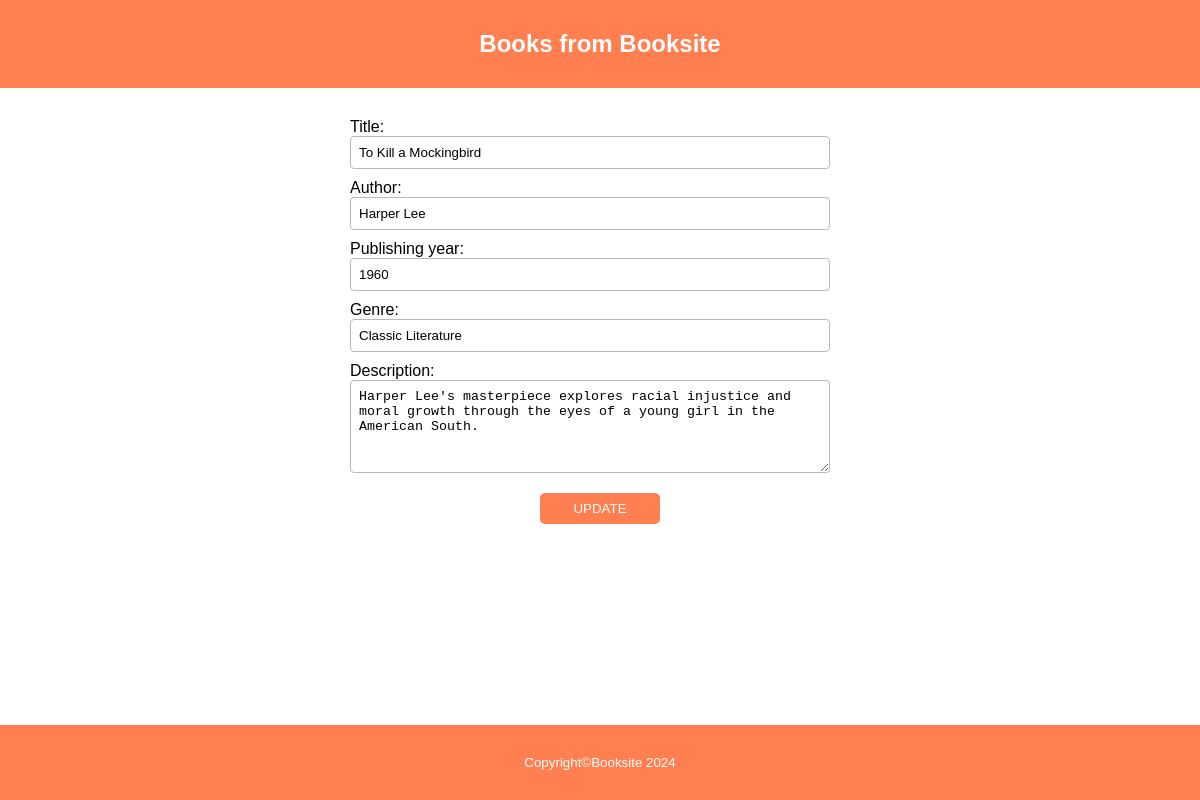
The page /edit.php?id=1 on the database its author committed.
### tables this page shows
CREATE TABLE IF NOT EXISTS  books 
(
    id	INT AUTO_INCREMENT primary key,
    title	VARCHAR(512),
    description	VARCHAR(512),
    author	VARCHAR(512),
    publishing_year	INT,
    genre	VARCHAR(512)
);

### edit.php (the view, shortened to what this page needs)
<?php
include 'db.php';
if (isset($_GET['id'])) {
    $id = $_GET['id'];
    $query = "SELECT * FROM books WHERE id = $id ";
    $result = mysqli_query($connection, $query);
    if (!$result) {
        die("Query failed" . mysqli_error($connection));
    } else {
        $row = mysqli_fetch_assoc($result);
    }
}
?>
<?php include 'header.php'; ?>
<html lang="en">
<head>
    <link rel="stylesheet" href="book.css">
</head>
<body>
    <form action="edit.php?id_new=<?php echo $id ?>" method="post">
        <label>
            Title: <input type="text" name="title" id="title" value="<?php echo htmlspecialchars($row['title']) ?>"><br>
            Author: <input type="text" name="author" id="author" value="<?php echo htmlspecialchars($row['author']) ?>"><br>
            Publishing year: <input type="text" name="publishing_year" id="publishing_year" value="<?php echo htmlspecialchars($row['publishing_year']) ?>"><br>
            Genre: <input type="text" name="genre" id="genre" value="<?php echo htmlspecialchars($row['genre']) ?>"><br>
            Description: <textarea type="text" name="description" id="description" rows="5" cols="10"><?php echo htmlspecialchars($row['description']) ?></textarea><br>
        </label>
        <input type="submit" name="update_book" value="UPDATE">
    </form>
    <footer class="footer-create-delete">
        <p><small>Copyright&COPY;Booksite 2024</small></p>
    </footer>
</body>
</html>

### book.css (style rules this page uses)
* { margin: 0; padding: 0; box-sizing: border-box; }
body { font-family: Arial, Helvetica, sans-serif; }
form { margin-top: 20px; text-align: center; display: flex; flex-direction: column; align-items: center; }
label { text-align: left; width: 500px; display: block; margin: 10px 0; }
input[type="text"], input[type="number"], textarea { width: calc(100% - 20px); margin-bottom: 10px; padding: 8px; border: 1px solid rgb(185, 183, 183); border-radius: 4px; }
input[type="submit"] { width: 120px; padding: 8px; margin-bottom: 80px; border-radius: 5px; border: none; background-color: coral; color: #fff; cursor: pointer; }
.footer-create-delete { width: 100%; background-color: coral; color: #fff; position: fixed; bottom: 0; padding: 30px; text-align: center; margin-bottom: 0; }

### rows shown on the page
books: title "To Kill a Mockingbird", author "Harper Lee", publishing_year "1960", genre "Classic Literature", description "Harper Lee's masterpiece explores racial injustice and moral growth through the eyes of a young girl in the American South."
